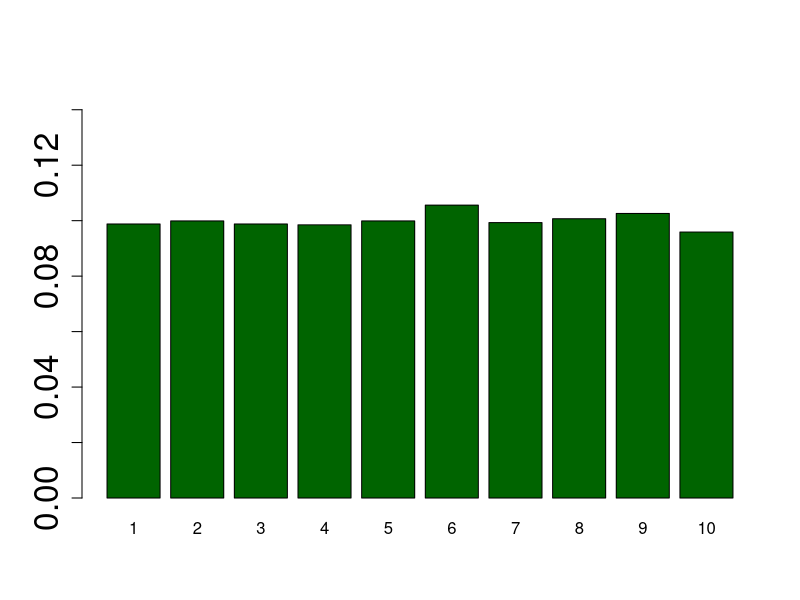

Reproduce this figure in R.
# rm(list=ls())
#====================================================
# Exemplo para gerar da uniforme discreta 
# entre 1 e 10
#====================================================
set.seed(12345)
n  <- 10000 # Tamanho da amostra
I  <- seq(0,1,0.1)
x  <- rep(0,n)
for(i in 1:n){
	u <- runif(1)
	for (j in 1:10){
		if((u>I[j])&&(u<=I[j+1])) x[i] <- j 
	}
}
x11()
barplot(table(x)/n,ylim=c(0,0.15),cex.axis=2,cex.lab=2,col="darkgreen")

#====================================================
# Fim
#====================================================
